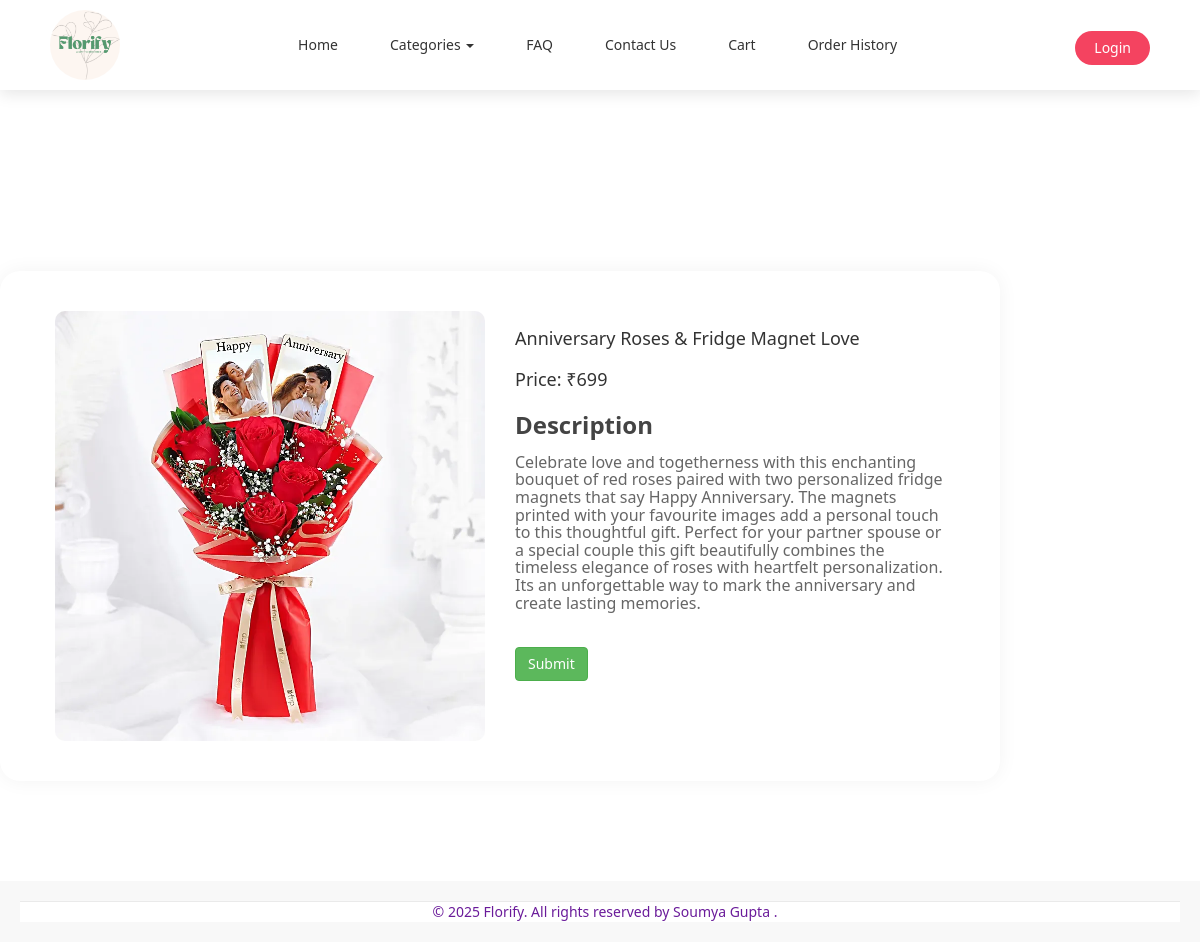
/user/destination.php?pid=16, run on the app's committed database.
### tables this page shows
CREATE TABLE `products` (
  `product_id` int(11) NOT NULL,
  `product_name` varchar(50) DEFAULT NULL,
  `product_price` int(11) DEFAULT NULL,
  `product_description` varchar(500) DEFAULT NULL,
  `product_image` varchar(200) DEFAULT NULL,
  `product_type` varchar(20) NOT NULL
);

### user/destination.php (the view, shortened to what this page needs)
<?php
$pid = intval($_GET['pid']);
$con = mysqli_connect("localhost", "root", "", "florifydb");
$qry = "SELECT * FROM products WHERE product_id = $pid";
$result = mysqli_query($con, $qry);
$row = mysqli_fetch_array($result);
?>
<!DOCTYPE html>
<html lang="en">
<head>
  <link rel="stylesheet" type="text/css" href="bootstrap/css/bootstrap.min.css">
</head>
<body>
  <div class="container-fluid">
    <div class="row">
      <div class="col-sm-12">
        <?php include_once("header.php"); ?>
      </div>
    </div>
    <div class="row" style="height:100px">
      <div class="col-sm-12"></div>
    </div>
    <div class="product-container row">
      <div class="col-sm-6">
        <img src="<?php echo htmlspecialchars($row[4]); ?>" alt="Product Image">
      </div>
      <div class="col-sm-6">
        <label><?php echo htmlspecialchars($row[1]); ?></label>
        <label>Price: ₹<?php echo htmlspecialchars($row[2]); ?></label>
        <label><h1>Description</h1></label>
        <label><h5><?php echo htmlspecialchars($row[3]); ?></h5></label>
        <label><input type="button" class="btn btn-success" value="Submit"></label>
      </div>
    </div>
    <div class="row">
      <div class="col-sm-12 footer_backgorund">
        <?php include_once("footer.php"); ?>
      </div>
    </div>
  </div>
</body>
</html>

### user/destination.php (style rules this page uses)
body { background-color: #fff7f1; margin: 0; padding: 0; }
.product-container { margin: 50px auto; background-color: white; border-radius: 20px; box-shadow: 0 0 20px rgba(0,0,0,0.05); padding: 40px; max-width: 1000px; }
.product-container img { width: 100%; height: auto; border-radius: 10px; max-height: 500px; object-fit: cover; }
.product-container label { font-size: 18px; font-weight: 500; display: block; margin: 15px 0 10px; }
.product-container h1 { font-size: 24px; font-weight: bold; color: #444; }
.product-container h5 { color: #666; font-size: 16px; }
.btn-success { margin-top: 20px; font-size: 16px; padding: 10px 30px; border-radius: 10px; }

### user/header.php (style rules this page uses)
body { margin: 0; padding-top: 120px; font-family: 'Segoe UI', sans-serif; }
.footer_backgorund { background-color: #f8f8f8; text-align: center; padding: 20px; font-weight: 500; margin-top: 50px; }

### data on the page
products: product_image (picture), product_name "Anniversary Roses & Fridge Magnet Love", product_price "699", product_description "Celebrate love and togetherness with this enchanting bouquet of red roses paired with two personalized fridge magnets that say Happy Anniversary. The magnets printed with your favourite images add a personal touch to this thoughtful gift. Perfect for your partner spouse or a special couple this gift beautifully combines the timeless elegance of roses with heartfelt personalization. Its an unforgettable way to mark the anniversary and create lasting memories."
